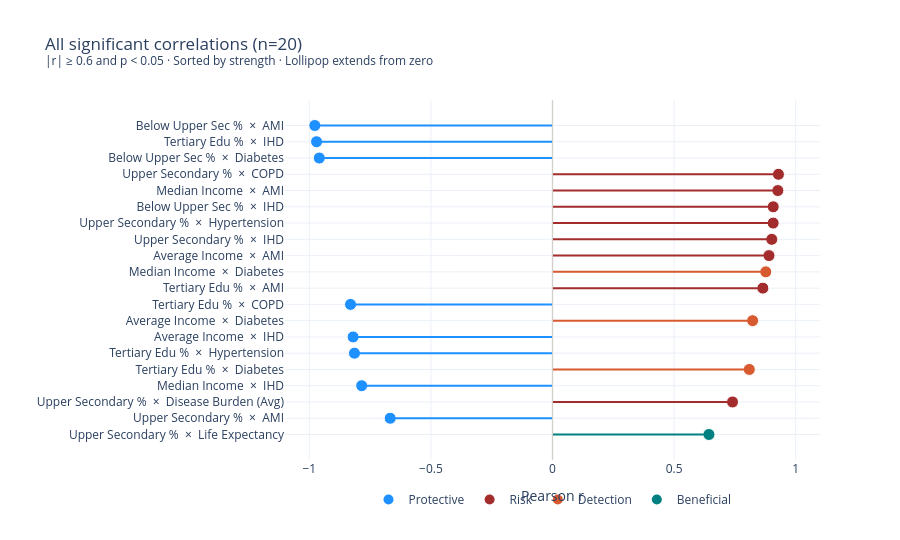

Notebook source saved alongside this figure:
### Markdown cell above
---
## 9. Significant Findings

Rather than a table, let's visualize all 29 significant correlation pairs (|r| ≥ 0.6, p < 0.05) as a **lollipop chart** sorted by absolute correlation strength. This immediately shows which relationships dominate.

### Code cell
# ============================================================
# 9. SIGNIFICANT FINDINGS — Lollipop Chart
# ============================================================
from scipy import stats

# Build cross-correlation tables (normally done in section 6.1)
cross_corr = pd.DataFrame(index=socio_vars, columns=health_vars, dtype=float)
cross_pval = pd.DataFrame(index=socio_vars, columns=health_vars, dtype=float)

for sv in socio_vars:
    for hv in health_vars:
        r, p = stats.pearsonr(merged[sv], merged[hv])
        cross_corr.loc[sv, hv] = r
        cross_pval.loc[sv, hv] = p

print(f"✓ Cross-correlation matrix built: {cross_corr.shape[0]} socio × {cross_corr.shape[1]} health vars")
findings = []
for sv in socio_vars:
    for hv in health_vars:
        r = cross_corr.loc[sv, hv]
        p = cross_pval.loc[sv, hv]
        if abs(r) >= 0.6 and p < 0.05:
            if hv == 'Life_Expectancy':
                interp = 'Beneficial' if r > 0 else 'Harmful'
            elif hv == 'Diabetes' and r > 0:
                interp = 'Detection'
            else:
                interp = 'Protective' if r < 0 else 'Risk'
            findings.append({
                'pair': f"{LABELS[sv]}  ×  {LABELS[hv]}",
                'r': r, 'abs_r': abs(r), 'p': p,
                'interp': interp, 'socio': sv, 'health': hv,
                'strength': 'Very Strong' if abs(r) >= 0.9 else ('Strong' if abs(r) >= 0.7 else 'Moderate')
            })

findings_df = pd.DataFrame(findings).sort_values('abs_r', ascending=True)

color_map = {'Protective': NS['blue'], 'Risk': NS['crimson'], 'Detection': NS['coral'], 'Beneficial': NS['teal']}

fig = go.Figure()

for _, row in findings_df.iterrows():
    c = color_map[row['interp']]
    fig.add_trace(go.Scatter(
        x=[row['r']], y=[row['pair']], mode='markers',
        marker=dict(size=12, color=c, line=dict(width=1, color='white')),
        showlegend=False,
        hovertemplate=f"<b>{row['pair']}</b><br>r = {row['r']:.3f}<br>p = {row['p']:.4f}<br>{row['interp']} ({row['strength']})<extra></extra>"
    ))
    fig.add_shape(
        type='line', x0=0, x1=row['r'],
        y0=row['pair'], y1=row['pair'],
        line=dict(color=c, width=2)
    )

fig.add_vline(x=0, line_color=NS['warm_gray'], line_width=1)

# Legend entries
for interp, c in color_map.items():
    fig.add_trace(go.Scatter(
        x=[None], y=[None], mode='markers',
        marker=dict(size=10, color=c), name=interp
    ))

fig.update_layout(
    template=NS_TEMPLATE,
    title=f'All significant correlations (n={len(findings_df)})<br><sup>|r| ≥ 0.6 and p < 0.05 · Sorted by strength · Lollipop extends from zero</sup>',
    xaxis=dict(title='Pearson r', range=[-1.1, 1.1], zeroline=True),
    yaxis=dict(title=''),
    height=max(500, len(findings_df) * 22 + 100),
    margin=dict(l=280),
    legend=dict(orientation='h', yanchor='bottom', y=-0.15, xanchor='center', x=0.5),
    showlegend=True,
)
fig.show()

### Figure 1 — Plotly figure (JSON) as saved in the notebook; plotly's stock layout.template omitted (floating-point values rounded to 4 significant figures)
{"data": [{"hovertemplate": "<b>Upper Secondary %  ×  Life Expectancy</b><br>r = 0.643<br>p = 0.0327<br>Beneficial (Moderate)<extra></extra>", "marker": {"color": "#008080", "line": {"color": "white", "width": 1}, "size": 12}, "mode": "markers", "showlegend": false, "type": "scatter", "x": [0.6434], "y": ["Upper Secondary %  ×  Life Expectancy"]}, {"hovertemplate": "<b>Upper Secondary %  ×  AMI</b><br>r = -0.667<br>p = 0.0249<br>Protective (Moderate)<extra></extra>", "marker": {"color": "#1E90FF", "line": {"color": "white", "width": 1}, "size": 12}, "mode": "markers", "showlegend": false, "type": "scatter", "x": [-0.6674], "y": ["Upper Secondary %  ×  AMI"]}, {"hovertemplate": "<b>Upper Secondary %  ×  Disease Burden (Avg)</b><br>r = 0.740<br>p = 0.0092<br>Risk (Strong)<extra></extra>", "marker": {"color": "#A32D2D", "line": {"color": "white", "width": 1}, "size": 12}, "mode": "markers", "showlegend": false, "type": "scatter", "x": [0.7403], "y": ["Upper Secondary %  ×  Disease Burden (Avg)"]}, {"hovertemplate": "<b>Median Income  ×  IHD</b><br>r = -0.785<br>p = 0.0042<br>Protective (Strong)<extra></extra>", "marker": {"color": "#1E90FF", "line": {"color": "white", "width": 1}, "size": 12}, "mode": "markers", "showlegend": false, "type": "scatter", "x": [-0.7846], "y": ["Median Income  ×  IHD"]}, {"hovertemplate": "<b>Tertiary Edu %  ×  Diabetes</b><br>r = 0.809<br>p = 0.0026<br>Detection (Strong)<extra></extra>", "marker": {"color": "#D85A30", "line": {"color": "white", "width": 1}, "size": 12}, "mode": "markers", "showlegend": false, "type": "scatter", "x": [0.8092], "y": ["Tertiary Edu %  ×  Diabetes"]}, {"hovertemplate": "<b>Tertiary Edu %  ×  Hypertension</b><br>r = -0.814<br>p = 0.0023<br>Protective (Strong)<extra></extra>", "marker": {"color": "#1E90FF", "line": {"color": "white", "width": 1}, "size": 12}, "mode": "markers", "showlegend": false, "type": "scatter", "x": [-0.8144], "y": ["Tertiary Edu %  ×  Hypertension"]}, {"hovertemplate": "<b>Average Income  ×  IHD</b><br>r = -0.820<br>p = 0.0020<br>Protective (Strong)<extra></extra>", "marker": {"color": "#1E90FF", "line": {"color": "white", "width": 1}, "size": 12}, "mode": "markers", "showlegend": false, "type": "scatter", "x": [-0.82], "y": ["Average Income  ×  IHD"]}, {"hovertemplate": "<b>Average Income  ×  Diabetes</b><br>r = 0.823<br>p = 0.0019<br>Detection (Strong)<extra></extra>", "marker": {"color": "#D85A30", "line": {"color": "white", "width": 1}, "size": 12}, "mode": "markers", "showlegend": false, "type": "scatter", "x": [0.823], "y": ["Average Income  ×  Diabetes"]}, {"hovertemplate": "<b>Tertiary Edu %  ×  COPD</b><br>r = -0.831<br>p = 0.0015<br>Protective (Strong)<extra></extra>", "marker": {"color": "#1E90FF", "line": {"color": "white", "width": 1}, "size": 12}, "mode": "markers", "showlegend": false, "type": "scatter", "x": [-0.8306], "y": ["Tertiary Edu %  ×  COPD"]}, {"hovertemplate": "<b>Tertiary Edu %  ×  AMI</b><br>r = 0.865<br>p = 0.0006<br>Risk (Strong)<extra></extra>", "marker": {"color": "#A32D2D", "line": {"color": "white", "width": 1}, "size": 12}, "mode": "markers", "showlegend": false, "type": "scatter", "x": [0.865], "y": ["Tertiary Edu %  ×  AMI"]}, {"hovertemplate": "<b>Median Income  ×  Diabetes</b><br>r = 0.877<br>p = 0.0004<br>Detection (Strong)<extra></extra>", "marker": {"color": "#D85A30", "line": {"color": "white", "width": 1}, "size": 12}, "mode": "markers", "showlegend": false, "type": "scatter", "x": [0.877], "y": ["Median Income  ×  Diabetes"]}, {"hovertemplate": "<b>Average Income  ×  AMI</b><br>r = 0.890<br>p = 0.0002<br>Risk (Strong)<extra></extra>", "marker": {"color": "#A32D2D", "line": {"color": "white", "width": 1}, "size": 12}, "mode": "markers", "showlegend": false, "type": "scatter", "x": [0.8902], "y": ["Average Income  ×  AMI"]}, {"hovertemplate": "<b>Upper Secondary %  ×  IHD</b><br>r = 0.902<br>p = 0.0001<br>Risk (Very Strong)<extra></extra>", "marker": {"color": "#A32D2D", "line": {"color": "white", "width": 1}, "size": 12}, "mode": "markers", "showlegend": false, "type": "scatter", "x": [0.9017], "y": ["Upper Secondary %  ×  IHD"]}, {"hovertemplate": "<b>Upper Secondary %  ×  Hypertension</b><br>r = 0.907<br>p = 0.0001<br>Risk (Very Strong)<extra></extra>", "marker": {"color": "#A32D2D", "line": {"color": "white", "width": 1}, "size": 12}, "mode": "markers", "showlegend": false, "type": "scatter", "x": [0.9074], "y": ["Upper Secondary %  ×  Hypertension"]}, {"hovertemplate": "<b>Below Upper Sec %  ×  IHD</b><br>r = 0.908<br>p = 0.0001<br>Risk (Very Strong)<extra></extra>", "marker": {"color": "#A32D2D", "line": {"color": "white", "width": 1}, "size": 12}, "mode": "markers", "showlegend": false, "type": "scatter", "x": [0.9077], "y": ["Below Upper Sec %  ×  IHD"]}, {"hovertemplate": "<b>Median Income  ×  AMI</b><br>r = 0.927<br>p = 0.0000<br>Risk (Very Strong)<extra></extra>", "marker": {"color": "#A32D2D", "line": {"color": "white", "width": 1}, "size": 12}, "mode": "markers", "showlegend": false, "type": "scatter", "x": [0.9267], "y": ["Median Income  ×  AMI"]}, {"hovertemplate": "<b>Upper Secondary %  ×  COPD</b><br>r = 0.929<br>p = 0.0000<br>Risk (Very Strong)<extra></extra>", "marker": {"color": "#A32D2D", "line": {"color": "white", "width": 1}, "size": 12}, "mode": "markers", "showlegend": false, "type": "scatter", "x": [0.9291], "y": ["Upper Secondary %  ×  COPD"]}, {"hovertemplate": "<b>Below Upper Sec %  ×  Diabetes</b><br>r = -0.959<br>p = 0.0000<br>Protective (Very Strong)<extra></extra>", "marker": {"color": "#1E90FF", "line": {"color": "white", "width": 1}, "size": 12}, "mode": "markers", "showlegend": false, "type": "scatter", "x": [-0.959], "y": ["Below Upper Sec %  ×  Diabetes"]}, {"hovertemplate": "<b>Tertiary Edu %  ×  IHD</b><br>r = -0.970<br>p = 0.0000<br>Protective (Very Strong)<extra></extra>", "marker": {"color": "#1E90FF", "line": {"color": "white", "width": 1}, "size": 12}, "mode": "markers", "showlegend": false, "type": "scatter", "x": [-0.9702], "y": ["Tertiary Edu %  ×  IHD"]}, {"hovertemplate": "<b>Below Upper Sec %  ×  AMI</b><br>r = -0.977<br>p = 0.0000<br>Protective (Very Strong)<extra></extra>", "marker": {"color": "#1E90FF", "line": {"color": "white", "width": 1}, "size": 12}, "mode": "markers", "showlegend": false, "type": "scatter", "x": [-0.9774], "y": ["Below Upper Sec %  ×  AMI"]}, {"marker": {"color": "#1E90FF", "size": 10}, "mode": "markers", "name": "Protective", "type": "scatter", "x": [null], "y": [null]}, {"marker": {"color": "#A32D2D", "size": 10}, "mode": "markers", "name": "Risk", "type": "scatter", "x": [null], "y": [null]}, {"marker": {"color": "#D85A30", "size": 10}, "mode": "markers", "name": "Detection", "type": "scatter", "x": [null], "y": [null]}, {"marker": {"color": "#008080", "size": 10}, "mode": "markers", "name": "Beneficial", "type": "scatter", "x": [null], "y": [null]}], "layout": {"height": 540, "legend": {"orientation": "h", "x": 0.5, "xanchor": "center", "y": -0.15, "yanchor": "bottom"}, "margin": {"l": 280}, "shapes": [{"line": {"color": "#008080", "width": 2}, "type": "line", "x0": 0, "x1": 0.6434, "y0": "Upper Secondary %  ×  Life Expectancy", "y1": "Upper Secondary %  ×  Life Expectancy"}, {"line": {"color": "#1E90FF", "width": 2}, "type": "line", "x0": 0, "x1": -0.6674, "y0": "Upper Secondary %  ×  AMI", "y1": "Upper Secondary %  ×  AMI"}, {"line": {"color": "#A32D2D", "width": 2}, "type": "line", "x0": 0, "x1": 0.7403, "y0": "Upper Secondary %  ×  Disease Burden (Avg)", "y1": "Upper Secondary %  ×  Disease Burden (Avg)"}, {"line": {"color": "#1E90FF", "width": 2}, "type": "line", "x0": 0, "x1": -0.7846, "y0": "Median Income  ×  IHD", "y1": "Median Income  ×  IHD"}, {"line": {"color": "#D85A30", "width": 2}, "type": "line", "x0": 0, "x1": 0.8092, "y0": "Tertiary Edu %  ×  Diabetes", "y1": "Tertiary Edu %  ×  Diabetes"}, {"line": {"color": "#1E90FF", "width": 2}, "type": "line", "x0": 0, "x1": -0.8144, "y0": "Tertiary Edu %  ×  Hypertension", "y1": "Tertiary Edu %  ×  Hypertension"}, {"line": {"color": "#1E90FF", "width": 2}, "type": "line", "x0": 0, "x1": -0.82, "y0": "Average Income  ×  IHD", "y1": "Average Income  ×  IHD"}, {"line": {"color": "#D85A30", "width": 2}, "type": "line", "x0": 0, "x1": 0.823, "y0": "Average Income  ×  Diabetes", "y1": "Average Income  ×  Diabetes"}, {"line": {"color": "#1E90FF", "width": 2}, "type": "line", "x0": 0, "x1": -0.8306, "y0": "Tertiary Edu %  ×  COPD", "y1": "Tertiary Edu %  ×  COPD"}, {"line": {"color": "#A32D2D", "width": 2}, "type": "line", "x0": 0, "x1": 0.865, "y0": "Tertiary Edu %  ×  AMI", "y1": "Tertiary Edu %  ×  AMI"}, {"line": {"color": "#D85A30", "width": 2}, "type": "line", "x0": 0, "x1": 0.877, "y0": "Median Income  ×  Diabetes", "y1": "Median Income  ×  Diabetes"}, {"line": {"color": "#A32D2D", "width": 2}, "type": "line", "x0": 0, "x1": 0.8902, "y0": "Average Income  ×  AMI", "y1": "Average Income  ×  AMI"}, {"line": {"color": "#A32D2D", "width": 2}, "type": "line", "x0": 0, "x1": 0.9017, "y0": "Upper Secondary %  ×  IHD", "y1": "Upper Secondary %  ×  IHD"}, {"line": {"color": "#A32D2D", "width": 2}, "type": "line", "x0": 0, "x1": 0.9074, "y0": "Upper Secondary %  ×  Hypertension", "y1": "Upper Secondary %  ×  Hypertension"}, {"line": {"color": "#A32D2D", "width": 2}, "type": "line", "x0": 0, "x1": 0.9077, "y0": "Below Upper Sec %  ×  IHD", "y1": "Below Upper Sec %  ×  IHD"}, {"line": {"color": "#A32D2D", "width": 2}, "type": "line", "x0": 0, "x1": 0.9267, "y0": "Median Income  ×  AMI", "y1": "Median Income  ×  AMI"}, {"line": {"color": "#A32D2D", "width": 2}, "type": "line", "x0": 0, "x1": 0.9291, "y0": "Upper Secondary %  ×  COPD", "y1": "Upper Secondary %  ×  COPD"}, {"line": {"color": "#1E90FF", "width": 2}, "type": "line", "x0": 0, "x1": -0.959, "y0": "Below Upper Sec %  ×  Diabetes", "y1": "Below Upper Sec %  ×  Diabetes"}, {"line": {"color": "#1E90FF", "width": 2}, "type": "line", "x0": 0, "x1": -0.9702, "y0": "Tertiary Edu %  ×  IHD", "y1": "Tertiary Edu %  ×  IHD"}, {"line": {"color": "#1E90FF", "width": 2}, "type": "line", "x0": 0, "x1": -0.9774, "y0": "Below Upper Sec %  ×  AMI", "y1": "Below Upper Sec %  ×  AMI"}, {"line": {"color": "#D3D1C7", "width": 1}, "type": "line", "x0": 0, "x1": 0, "xref": "x", "y0": 0, "y1": 1, "yref": "y domain"}], "showlegend": true, "title": {"text": "All significant correlations (n=20)<br><sup>|r| ≥ 0.6 and p < 0.05 · Sorted by strength · Lollipop extends from zero</sup>"}, "xaxis": {"range": [-1.1, 1.1], "title": {"text": "Pearson r"}, "zeroline": true}, "yaxis": {"title": {"text": ""}}}}
